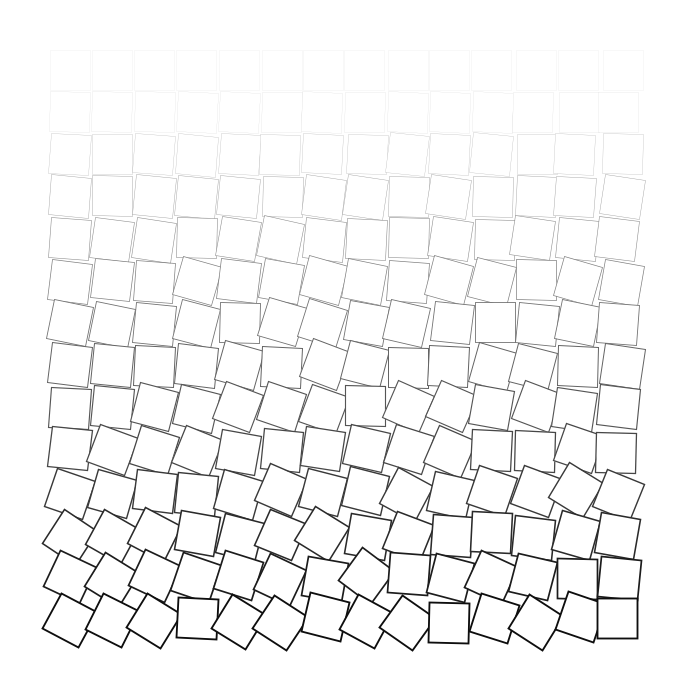
Frame 1 (no input)
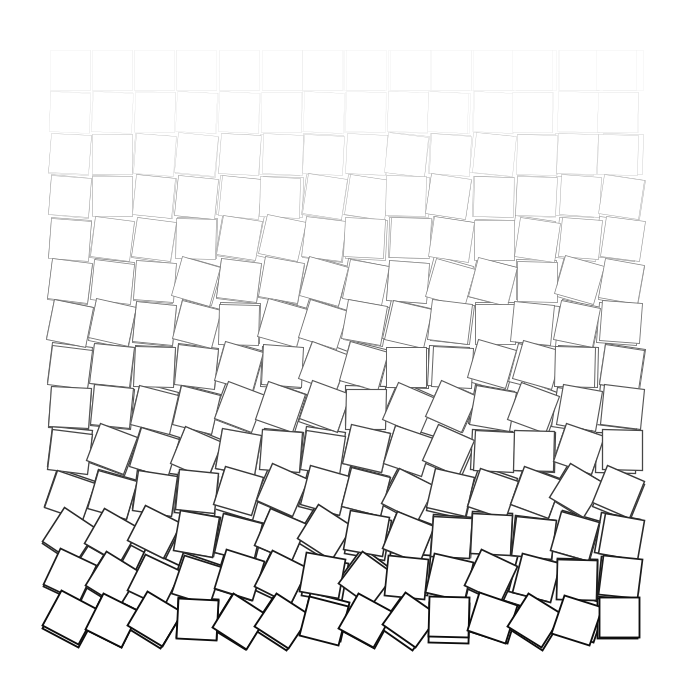
Frame 2 (the mouse pressed at the canvas centre, redrawn once)

The Processing sketch that drew these frames (run headless with seeded random() and noise(); the mouse was pressed at the canvas centre and the sketch redrawn once):

// Processing sketch: sketch_002
// ── sketch_002.pde
int size = 40;
int rows = 10;
int columns = 0;
int hspace = 2;
int vspace = 2;
int padding = 50;

Agent[] agents;
void setup() {
  
  size(700, 700);
  // x * size + (x - 1) * hspace + 2 * padding = width
  columns = int((width - 2 * padding + hspace) / (size + hspace));
  // x * size + (x - 1) * vspace + 2 * padding = height
  rows = int((height - 2 * padding + vspace) / (size + vspace));
  agents = new Agent[rows * columns];
  background(255);

  randomSeed(100);
  for (int i = 0; i < rows; i++) {
    for (int j = 0; j < columns; j++) {
      float rotation = random(0, map(i, 0, rows, 0, QUARTER_PI));
      float strokeColor = 200 - map(i, 0, rows, 0, 200);
      float strokeWeight = map(i, 0, rows, 0, 2);
      agents[columns * i + j] = new Agent(strokeColor, strokeWeight, rotation, size);  
    }
  }
 
}

void draw() {
  
  for (int i = 0; i < rows; i++) {
    for (int j = 0; j < columns; j++) {
      float offsetX = random(0, map(j, 0, columns, 0, 8));
      float offsetY = random(0, map(i, 0, rows, 0, 8));
      
      float x = 50 + (size + hspace) * j + size / 2 + offsetX;
      float y = 50 + (size + vspace) * i + size / 2 + offsetY;
      
      pushMatrix();
      translate(x, y);
      agents[columns * i + j].display();  
      popMatrix();
    }
  }
  noLoop();

}

class Agent {

  float strokeColor;
  float strokeWeight;
  float size;
  float rotation;
  
  Agent(float strokeColor, float strokeWeight, float rotation, float size) {
    this.strokeColor = strokeColor;
    this.strokeWeight = strokeWeight;
    this.rotation = rotation;
    this.size = size;
  }
  
  void display() {
    stroke(this.strokeColor);
    strokeWeight(this.strokeWeight);
    
    rotate(this.rotation);
    rect(- this.size / 2, -this.size / 2, this.size, this.size);
  }
  
}
